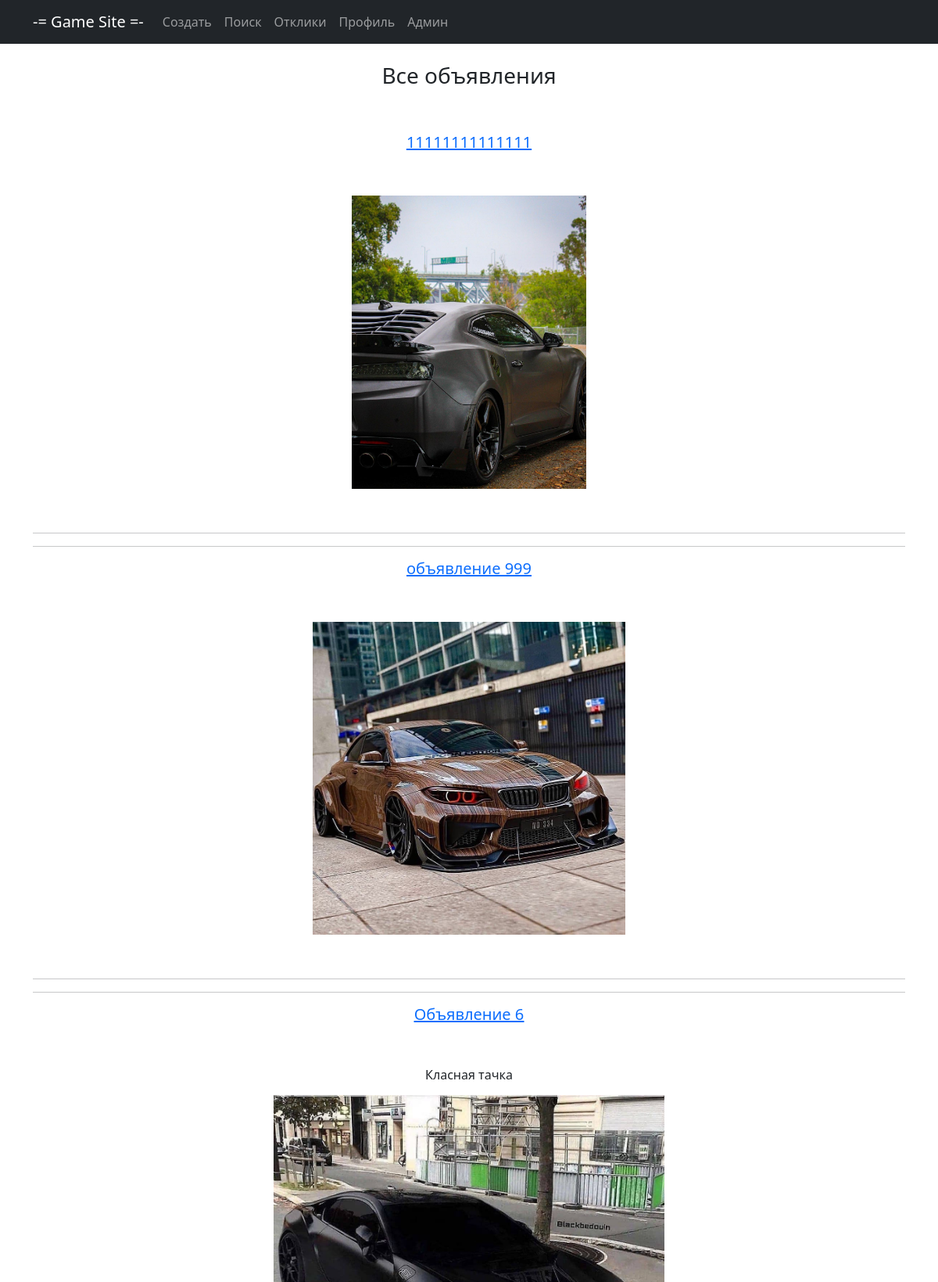
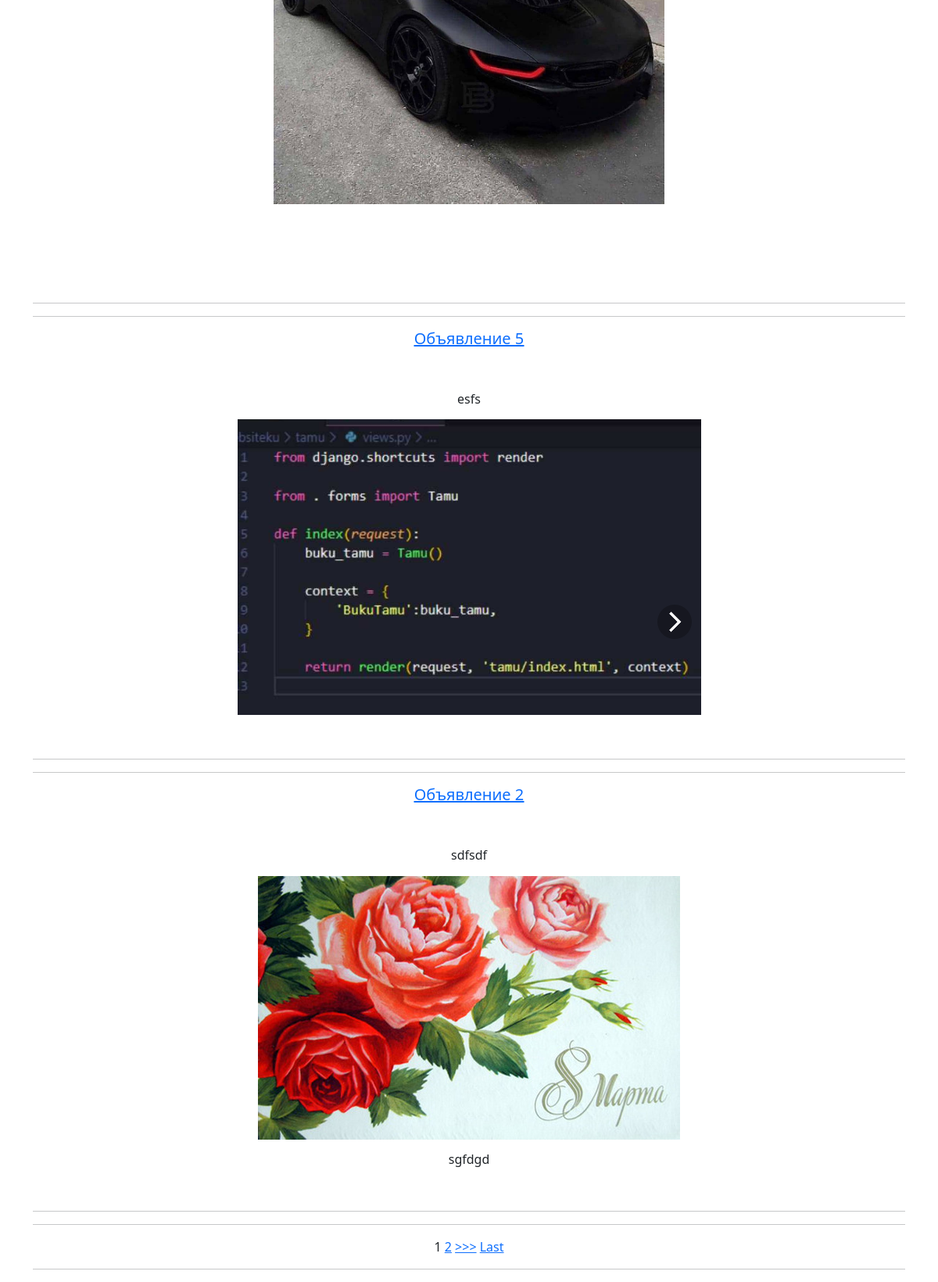
The app's page /, older data (2 pictures, top to bottom).
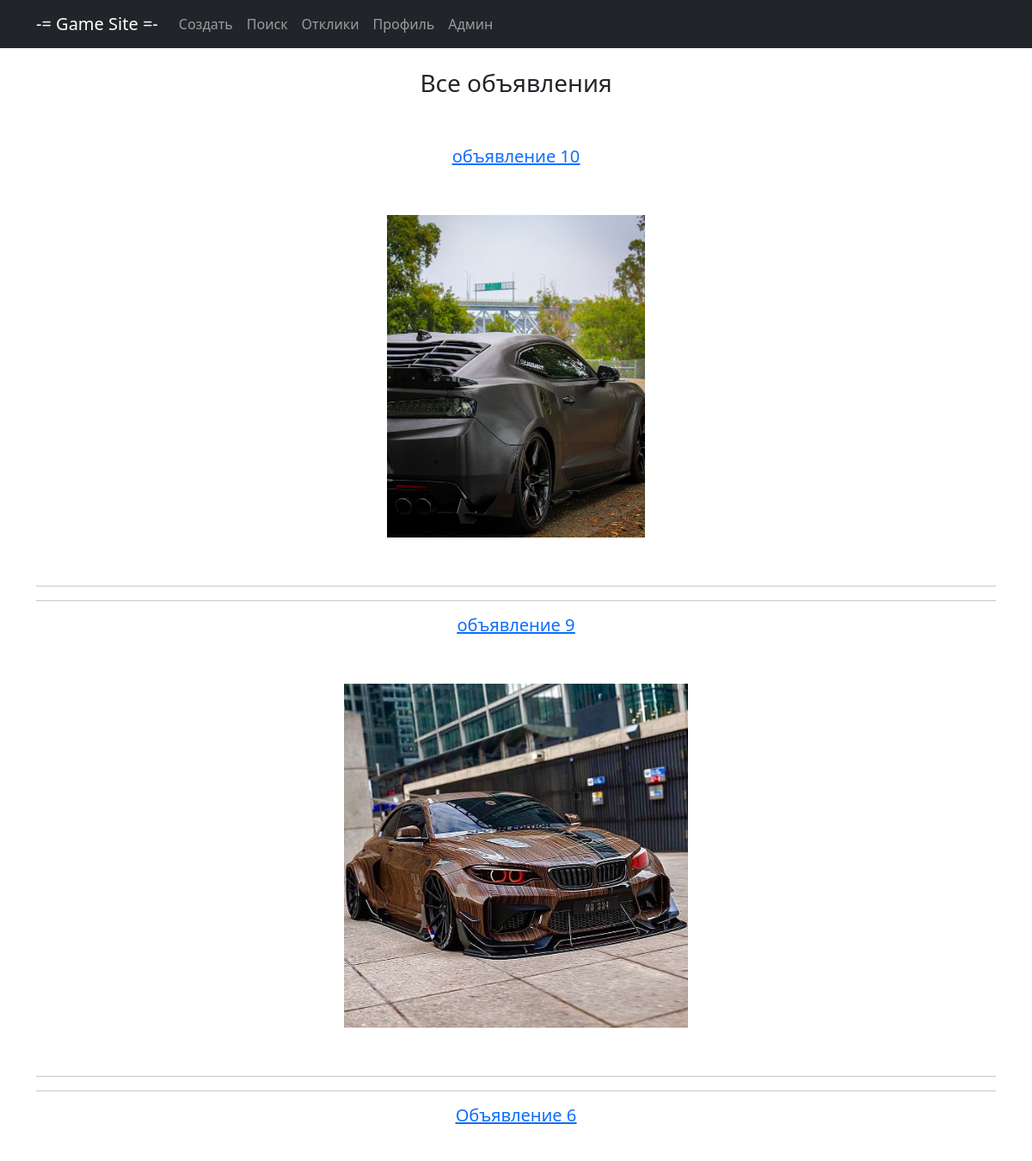
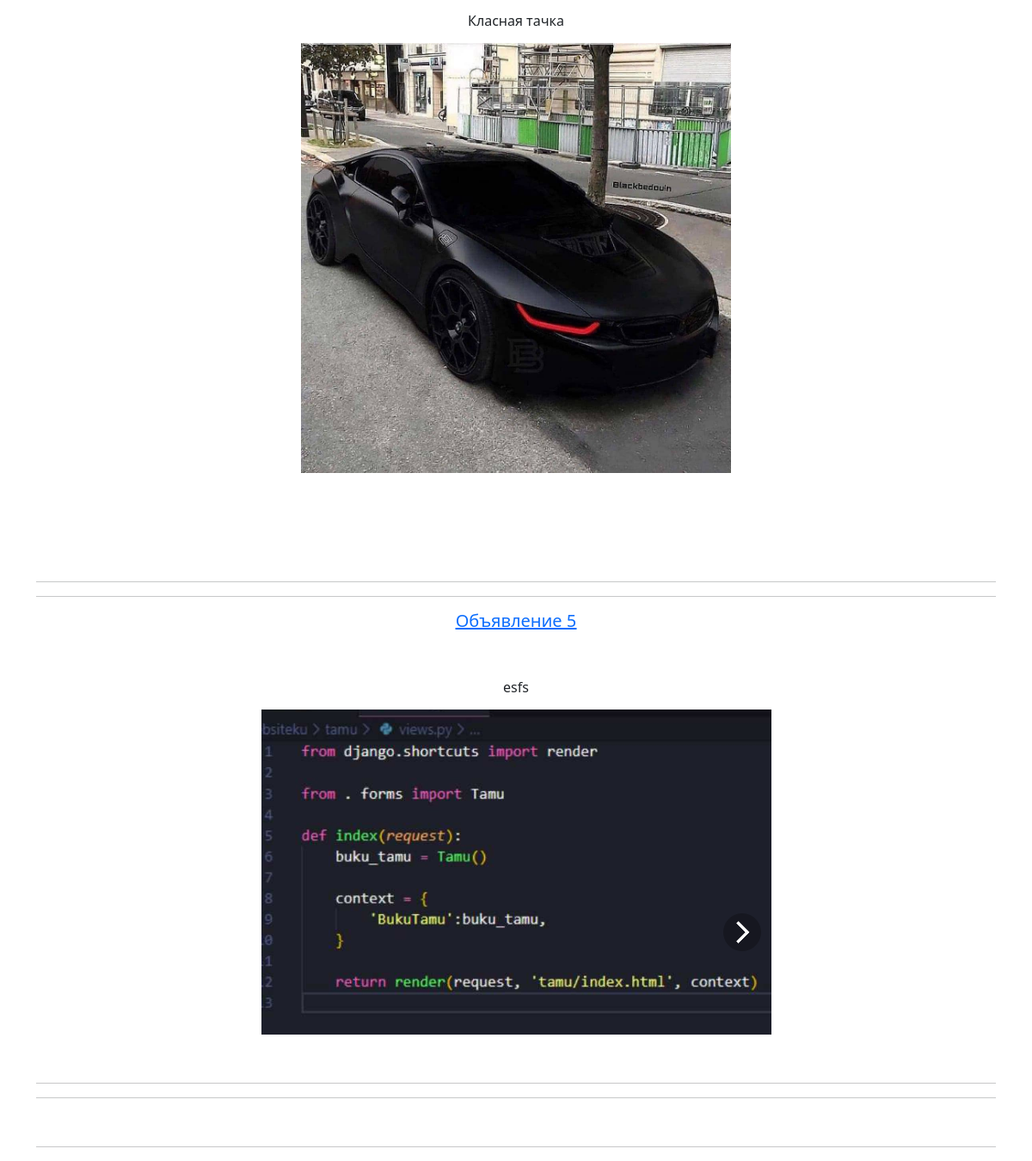
The same page, newer data (2 pictures, top to bottom).
### main/models.py (models this page shows, shortened)
class Note(models.Model):
    title = models.CharField(max_length=128, verbose_name='Название')
    content = RichTextUploadingField(verbose_name='Контент')
    datetime = models.DateTimeField(auto_now_add=True, verbose_name='Дата создания')
    user = models.ForeignKey(User, blank=True, null=True, on_delete=models.CASCADE, verbose_name='Пользователь')
    category = models.ForeignKey(Category, on_delete=models.CASCADE, verbose_name='Категория')

### main/views.py (the view)
# urls.py: path('', NoteMain.as_view(), name='main'),
class NoteMain(ListView):
    model = Note
    template_name = 'main.html'
    context_object_name = 'notes'
    ordering = ['-datetime']
    paginate_by = 5

### templates/main.html (shortened to what this page needs)
{% extends 'static/default.html' %}
{% block content %}
<br>
<h3>Все объявления</h3>
<br>
<br>
{% for note in notes %}
<h5><a href="{% url 'detail' note.id %}"><u>{{ note.title }}</u></a></h5>
<br>
<br>
<h6>{{ note.content|safe  }}</h6>
<br>
<hr>
<hr>
{% endfor %}
{% if is_paginated %}
{% for num in page_obj.paginator.page_range %}
{% if page_obj.number == num %}
<a>{{ num }}</a>
{% elif num > page_obj.number|add:'-5' and num < page_obj.number|add:'5' %}
<a href="?page={{ num }}">{{ num }}</a>
{% endif %}
{% endfor %}
{% if page_obj.has_next %}
<a href="?page={{ page_obj.next_page_number }}">>>></a>
<a href="?page={{ page_obj.paginator.num_pages }}">Last</a>
{% endif %}
{% endif %}
<br>
<hr>
{% endblock content %}

Row changes from the older to the newer data that the page shows:
removed Note: title "Объявление 2", content "sdfsdf sgfdgd", content (picture)
changed Note: title "11111111111111" → "объявление 10"
changed Note: title "объявление 999" → "объявление 9"
Text that changed along with them:
list line gone: "1"
list line gone: "2"
text no longer shown: ">>> Last"
